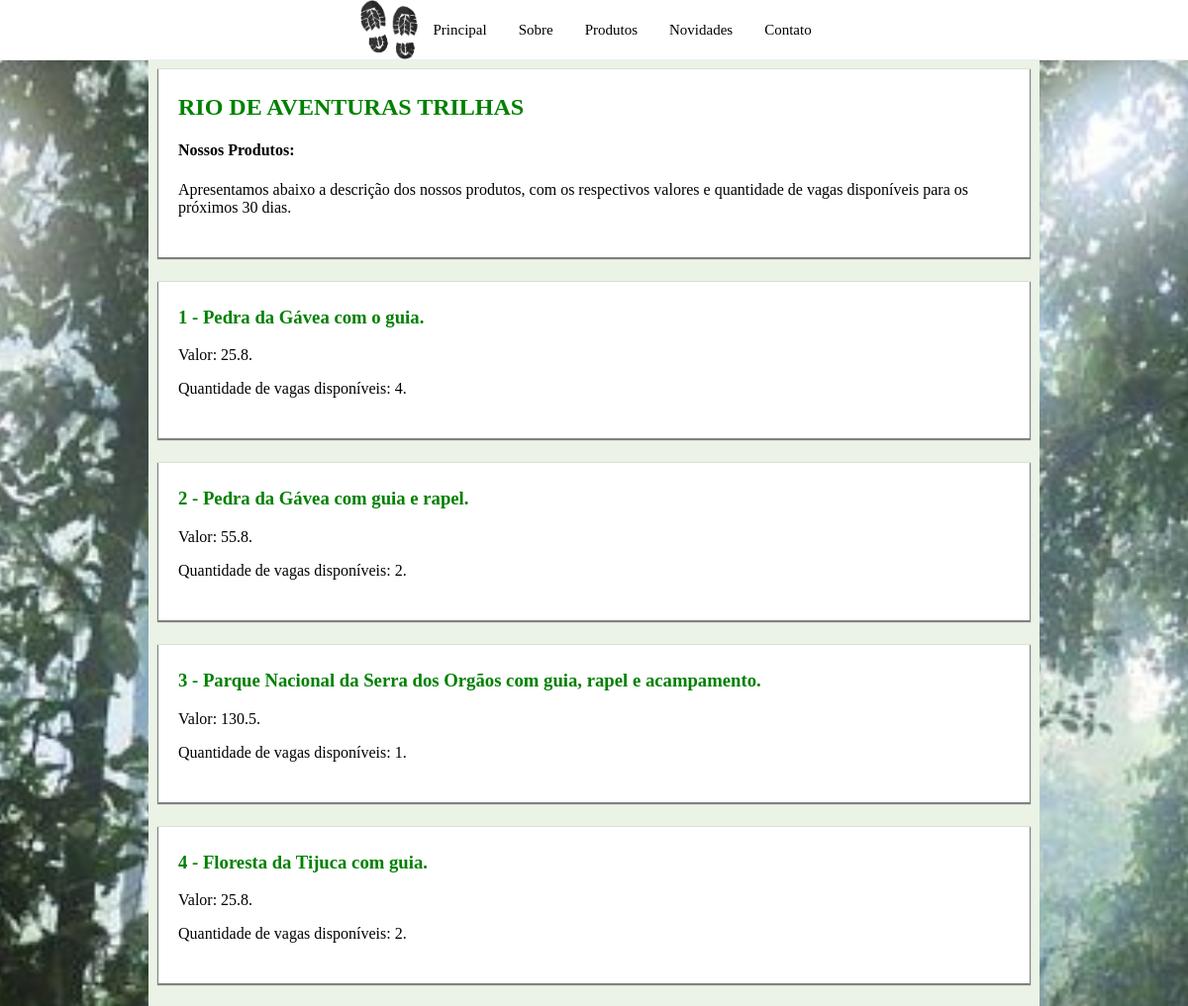
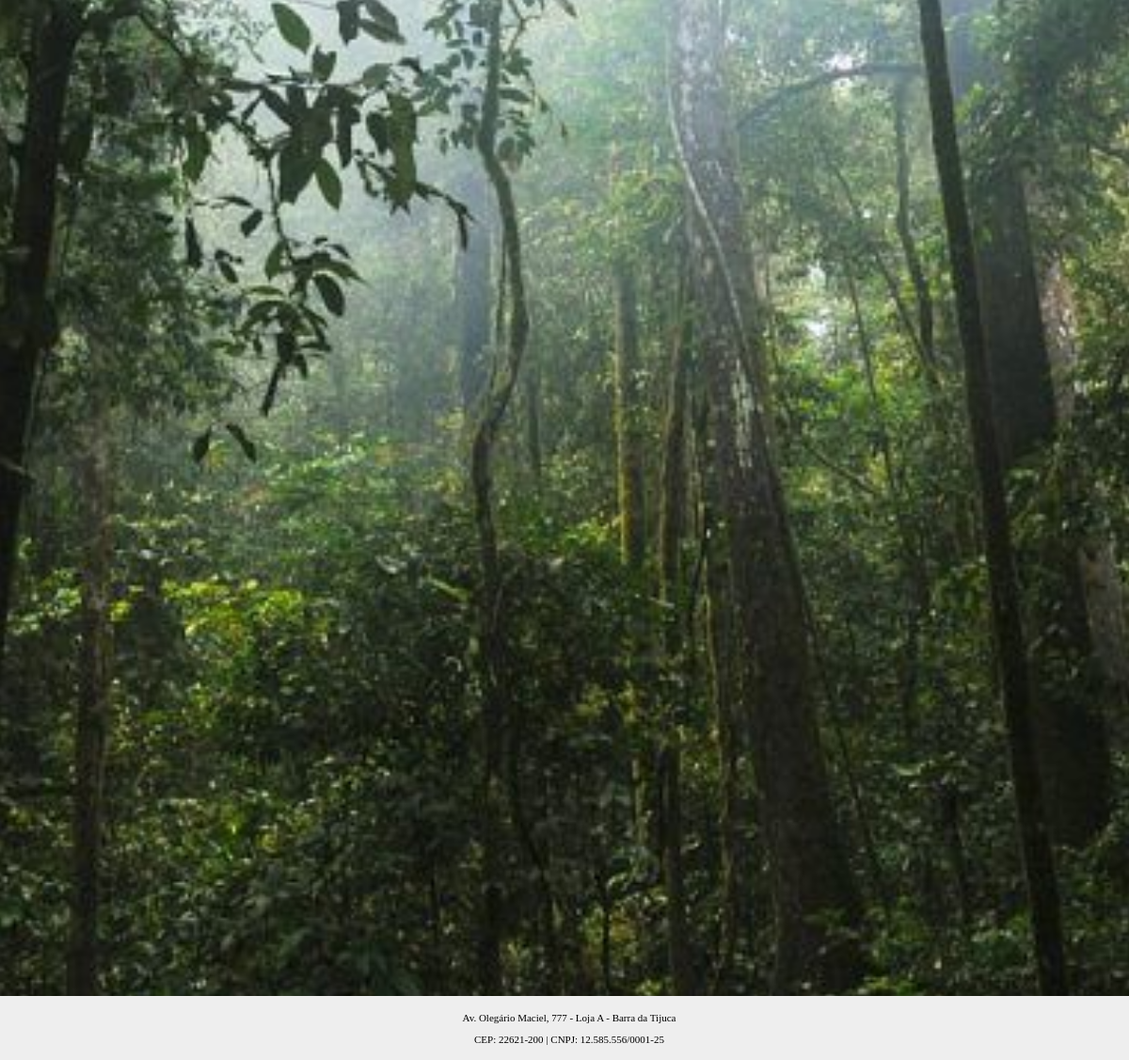
The app's page /paginadeprodutos.php with its own data (2 pictures, top to bottom).
### tables this page shows
CREATE TABLE `produtos` (
  `id_prod` int(11) NOT NULL,
  `nome` varchar(75) DEFAULT NULL,
  `valor` float DEFAULT NULL,
  `qtdestoque` int(11) DEFAULT NULL
);

### paginadeprodutos.php (the view, shortened to what this page needs)
<!DOCTYPE html>
<html lang="pt-br">
  <head>
    <link rel="stylesheet" href="estilo.css">
  </head>
  <body>
    <header class="header">
      <img class="logo" src="imagens/logo1.png">
      <nav class="nav-top">
        <ul>
          <li><a href="paginaprincipal.html">Principal</a></li>
          <li><a href="paginasobre.html">Sobre</a></li>
          <li><a href="paginadeprodutos.php">Produtos</a></li>
          <li><a href="paginadenovidades.php">Novidades</a></li>
          <li><a href="paginadecontato.html">Contato</a></li>
        </ul>
      </nav>
    </header>
    <main class="main">
      <section class="main-section">
        <article class="card">
          <div class="text">
            <h2>RIO DE AVENTURAS TRILHAS</h2>
            <h4>Nossos Produtos:</h4>
            <p>
              Apresentamos abaixo a descrição dos nossos produtos,
              com os respectivos valores e quantidade de vagas
              disponíveis para os próximos 30 dias.
            </p>
          </div>
        </article>
        <?php
          $conexao = new mysqli("localhost","root","","empresa");
          $consulta = $conexao->query("select * from produtos");
          $resultado = $consulta->fetch_all(MYSQLI_ASSOC);
          foreach($resultado as $linha)
            echo("<article class='card'><div class='text'><h3>"
              .$linha['id_prod']." - ".$linha['nome']."</h3><p>"
              ."Valor: ".$linha['valor'].".</p><p>"
              ."Quantidade de vagas disponíveis: "
              .$linha['qtdestoque'].".</p></div></article>"
            );
        ?>
        <article class="recommendation">
          <div class="text">
            <h3>Garanta logo a sua vaga.</h3>
            <p>Junte-se a nós!!!</p>
          </div>
        </article>
      </section>
    </main>
    <footer class="footer">
      <p>Av. Olegário Maciel, 777 - Loja A - Barra da Tijuca</p>
      <p>CEP: 22621-200 | CNPJ: 12.585.556/0001-25</p>
    </footer>
  </body>
</html>

### estilo.css (style rules this page uses)
body { background-image: url("imagens/floresta.jpg"); background-size: cover; background-repeat: no-repeat; background-position: center center; background-attachment: fixed; min-height: 100%; margin: 0; }
.header { background-color: white; border-bottom: 1px inset; font-size: 15px; position: fixed; width: 100%; top: 0; left: 0; z-index: 1; display: flex; flex-direction:row; align-items: center; justify-content: center; }
.logo { height: 60px; }
.nav-top { position: initial; text-align: center; }
.nav-top ul { list-style-type: none; margin: 0; padding: 0; overflow: hidden; display: flex; flex-wrap: wrap; }
.nav-top ul li { height: 60px; }
.nav-top ul li a { display: block; text-align: center; padding: 22px 16px; text-decoration: none; }
.nav-top li a:link, .nav-top li a:visited { color: black; }
.main { display: flex; flex-direction:row; align-items: center; justify-content: center; height: 100%; }
.main-section { background-color: #ebf3e7; max-width: 900px; padding-top: 45px; min-height: 850px; }
.card { background-color: white; max-width: 880px; margin-left: 10px; margin-right: 10px; padding-bottom: 20px; box-shadow: 0px 1px 1px 1px grey; }
.recommendation { background-color: white; max-width: 880px; margin-left: 10px; margin-right: 10px; padding-bottom: 20px; box-shadow: 0px 1px 1px 1px grey; margin-bottom: 85px; }
.card .text { margin-left: 20px; margin-right: 20px; padding-bottom: 5px; }
.recommendation .text { margin-left: 20px; margin-right: 20px; }
.article .text h2, .card .text h2 { margin-top: 25px; padding-top: 25px; color: green; }
.card .text h3, .recommendation h3 { margin-top: 25px; padding-top: 25px; color: green; }
.footer { background-color: #eeeeee; border-top: 1px outset; padding: 5px; text-align: center; font-size: 11px; position: fixed; width: 100%; bottom:0; left: 0; }

### records on screen
produtos: id_prod "1", nome "Pedra da Gávea com o guia.", valor "25.8", qtdestoque "4"
produtos: id_prod "2", nome "Pedra da Gávea com guia e rapel.", valor "55.8", qtdestoque "2"
produtos: id_prod "3", nome "Parque Nacional da Serra dos Orgãos com guia, rapel e acampamento.", valor "130.5", qtdestoque "1"
produtos: id_prod "4", nome "Floresta da Tijuca com guia.", valor "25.8", qtdestoque "2"
produtos: id_prod "5", nome "Parque da Pedra Branca com guia.", valor "25.8", qtdestoque "2"
produtos: id_prod "6", nome "Pedra do Telégrafo com guia.", valor "30.5", qtdestoque "1"
produtos: id_prod "7", nome "Costão do Pão de Açúcar guia e rapel.", valor "65.8", qtdestoque "1"
produtos: id_prod "8", nome "Escalavrado com guia e rapel.", valor "88.6", qtdestoque "1"
produtos: id_prod "9", nome "Pico das Agulhas Negras com guia, rapel e acampamento.", valor "230.5", qtdestoque "1"
